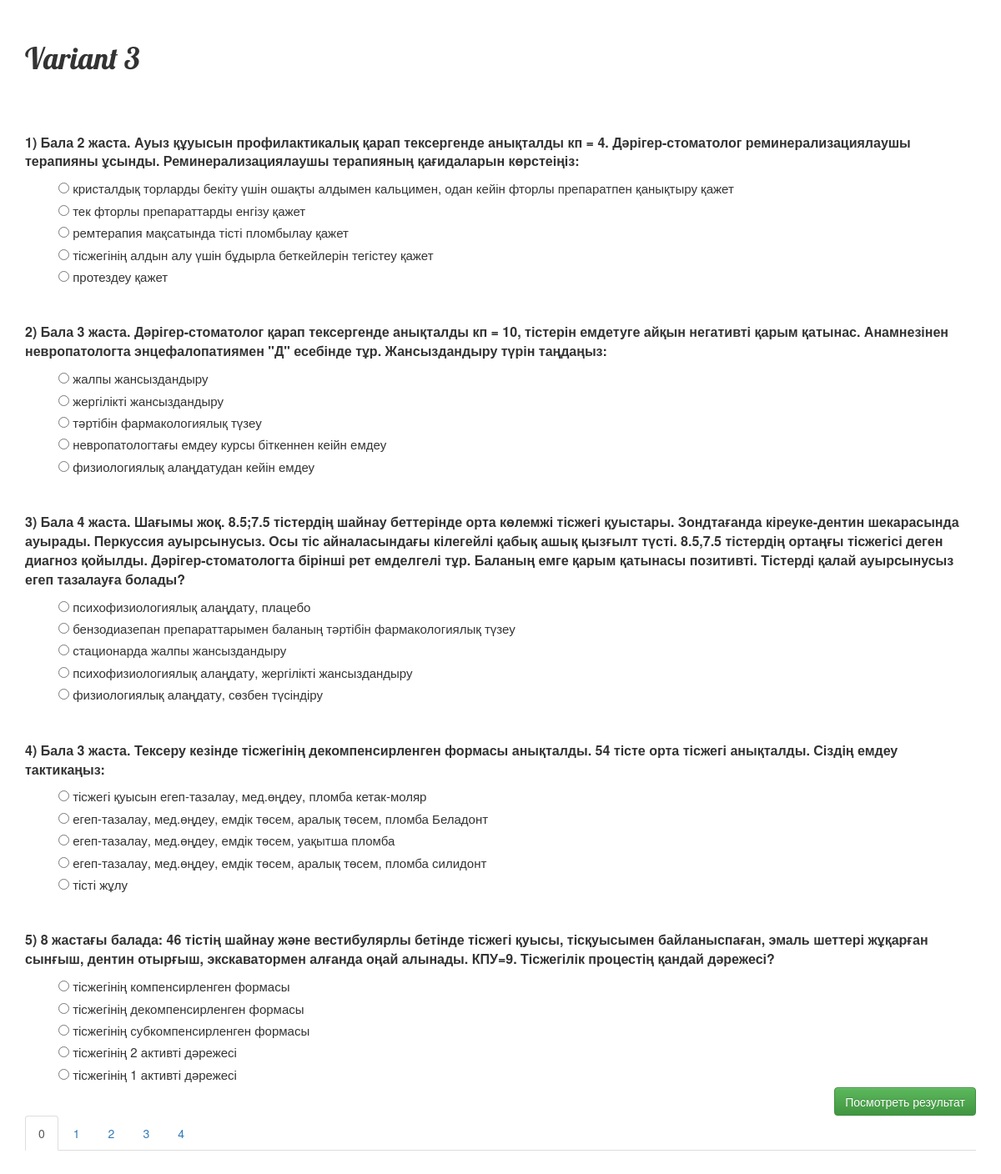
The page /variant/1155/ on the database its author committed.
### testapp/models.py (models this page shows, shortened)
class Variant(models.Model):
    name = models.CharField(max_length=140, default='Вариант')
    tasks = models.ManyToManyField(Task, blank=True)

class Task(models.Model):
    question = models.ForeignKey(Question, blank=True, null=True)
    options = models.ManyToManyField(Answer, blank=True, related_name='options')
    answer_count = models.IntegerField(default=0)

class Question(models.Model):
    text = models.TextField()

class Answer(models.Model):
    text = models.TextField()
    isAnswer = models.BooleanField(default=False)
    userAnswer = False

### testapp/views.py (the view)
# urls.py: url(r'^variant/(?P<pk>\d+)/$', views.variant_detail, name='variant_detail'),
def variant_detail(request, pk):
    variant = get_object_or_404(Variant, pk=pk)
    taskList = variant.tasks.all()
    return render(request, 'testapp/variant_detail.html',
                  {'variant': variant, 'tasks': taskList, })

### testapp/templates/testapp/variant_detail.html (shortened to what this page needs)
{% load staticfiles %}
<html lang="en">
<head>
    <link rel="stylesheet" href="//maxcdn.bootstrapcdn.com/bootstrap/3.2.0/css/bootstrap.min.css">
    <link rel="stylesheet" href="//maxcdn.bootstrapcdn.com/bootstrap/3.2.0/css/bootstrap-theme.min.css">
    <link rel="stylesheet" href="{% static 'css/blog.css' %}">
</head>
<body>
<h1>{{ variant.name }}</h1>
<br>
<form action="{% url 'result' %}" method="post">
    <div class="tab-content">
        {% for task in tasks %}
            {% if forloop.counter0|divisibleby:5 %}
                {% if forloop.counter0 != 0 %}
                    </div>
                {% else %}
                    <div role="tabpanel" class="tab-pane active" id="{% widthratio forloop.counter0 5 1 %}_panel">
                {% endif %}
            {% endif %}
            <br><br>
            <p style="font-size: 16px" class="question">{{ forloop.counter }}) {{ task.question.text }}</p>
            {% for option in task.options.all %}
                <label style="font-size: 15px">
                    {% if task.answer_count > 1 %}
                        <input type="checkbox" name="{{task.pk}}" class="my_check" value="{{ option.pk }}">
                    {% else %}
                        <input type="radio" name="{{task.pk}}" class="my_radio" value="{{ option.pk }}">
                    {% endif %}
                    {{ option.text }}
                </label>
                <br>
            {% endfor %}
        {% endfor %}
    </div>
    <input class="pull-right btn btn-success" type="submit" value="Посмотреть результат"/>
</form>
<br>
<div>
    <ul class="nav nav-tabs" role="tablist">
        {% with pageid=1 %}
        {% for task in tasks %}
        {% if forloop.counter0|divisibleby:5 %}
        {% if forloop.counter0 == 0 %}
        <li role="presentation" class="active"><a href="#{% widthratio forloop.counter0 5 1 %}_panel"
                                                  aria-controls="{% widthratio forloop.counter0 5 1 %}_panel" role="tab"
                                                  data-toggle="tab">{% widthratio forloop.counter0 5 1 %}</a></li>
        {% else %}
        <li role="presentation"><a href="#{% widthratio forloop.counter0 5 1 %}_panel"
                                   aria-controls="{% widthratio forloop.counter0 5 1 %}_panel" role="tab"
                                   data-toggle="tab">{% widthratio forloop.counter0 5 1 %}</a></li>
        {% endif %}
        {% endif %}
        {% endfor %}
        {% endwith %}
    </ul>
</div>
</body>
</html>

### testapp/static/css/blog.css (style rules this page uses)
body { padding: 30px 30px 30px 30px; }
h1, h2, h3, h4 { font-family: 'Lobster', cursive; }
.question { font-weight: bold; }
label { font-weight: normal; margin-left: 40px; }

### rows shown on the page
Variant: name "Variant 3"
Task: question.text "Бала 2 жаста. Ауыз құуысын профилактикалық қарап тексергенде анықталды кп = 4. Дәрігер-стоматолог реминерализациялаушы терапияны ұсынды. Реминерализациялаушы терапияның қағидаларын көрстеіңіз:", counter0 "0"
Answer: text "кристалдық торларды бекіту үшін ошақты алдымен кальцимен, одан кейін фторлы препаратпен қанықтыру қажет"
Answer: text "тек фторлы препараттарды енгізу қажет"
Answer: text "ремтерапия мақсатында тісті пломбылау қажет"
Answer: text "тісжегінің алдын алу үшін бұдырла беткейлерін тегістеу қажет"
Answer: text "протездеу қажет"
Task: question.text "Бала 3 жаста. Дәрігер-стоматолог қарап тексергенде анықталды кп = 10, тістерін емдетуге айқын негативті қарым қатынас. Анамнезінен невропатологта энцефалопатиямен \"Д\" есебінде тұр. Жансыздандыру түрін таңдаңыз:"
Answer: text "жалпы жансыздандыру"
Answer: text "жергілікті жансыздандыру"
Answer: text "тәртібін фармакологиялық түзеу"
Answer: text "невропатологтағы емдеу курсы біткеннен кеійн емдеу"
Answer: text "физиологиялық алаңдатудан кейін емдеу"
Task: question.text "Бала 4 жаста. Шағымы жоқ. 8.5;7.5 тістердің шайнау беттерінде орта көлемжі тісжегі қуыстары. Зондтағанда кіреуке-дентин шекарасында ауырады. Перкуссия ауырсынусыз. Осы тіс айналасындағы кілегейлі қабық ашық қызғылт түсті. 8.5,7.5 тістердің ортаңғы тісжегісі деген диагноз қойылды. Дәрігер-стоматологта бірінші рет емделгелі тұр. Баланың емге қарым қатынасы позитивті. Тістерді қалай ауырсынусыз егеп тазалауға болады?"
Answer: text "психофизиологиялық алаңдату, плацебо"
Answer: text "бензодиазепан препараттарымен баланың тәртібін фармакологиялық түзеу"
Answer: text "стационарда жалпы жансыздандыру"
Answer: text "психофизиологиялық алаңдату, жергілікті жансыздандыру"
Answer: text "физиологиялық алаңдату, сөзбен түсіндіру"
Task: question.text "Бала 3 жаста. Тексеру кезінде тісжегінің декомпенсирленген формасы анықталды. 54 тісте орта тісжегі анықталды. Сіздің емдеу тактикаңыз:"
Answer: text "тісжегі қуысын егеп-тазалау, мед.өңдеу, пломба кетак-моляр"
Answer: text "егеп-тазалау, мед.өңдеу, емдік төсем, аралық төсем, пломба Беладонт"
Answer: text "егеп-тазалау, мед.өңдеу, емдік төсем, уақытша пломба"
Answer: text "егеп-тазалау, мед.өңдеу, емдік төсем, аралық төсем, пломба силидонт"
Answer: text "тісті жұлу"
Task: question.text "8 жастағы балада: 46 тістің шайнау және вестибулярлы бетінде тісжегі қуысы, тісқуысымен байланыспаған, эмаль шеттері жұқарған сынғыш, дентин отырғыш, экскаватормен алғанда оңай алынады. КПУ=9. Тісжегілік процестің қандай дәрежесі?"
Answer: text "тісжегінің компенсирленген формасы"
Answer: text "тісжегінің декомпенсирленген формасы"
Answer: text "тісжегінің субкомпенсирленген формасы"
Answer: text "тісжегінің 2 активті дәрежесі"
Answer: text "тісжегінің 1 активті дәрежесі"
Task: counter0 "1"
Task: counter0 "2"
Task: counter0 "3"
Task: counter0 "4"
